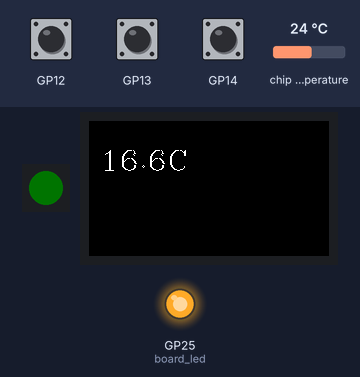
Recording of a program running on a simulated Raspberry Pi Pico running MicroPython. Shown: 1 RGB LEDs in strip order, left to right, 240×135 colour display, output pins drawn as LEDs (lit = HIGH). Inputs (shaded band) come from the test bench; at power-on: chip temperature 24 °C. Dim RGB values are drawn brighter than linear; WiFi joins after 1.5 s; the clock reads 2024-03-15 10:24:30 at power-on unless the program sets it; requests to the public web service named in the program get a made-up reply in its usual format after 0.4 s (London, UTC, broken clouds, 64 % humidity, 1013 hPa unless stated); web requests get an empty 200 reply after 0.4 s; what the program prints to the serial console is not drawn.

Above: at 3.6 s.
3.7 s: button A pressed for 1.3 s
At 4.22 s:
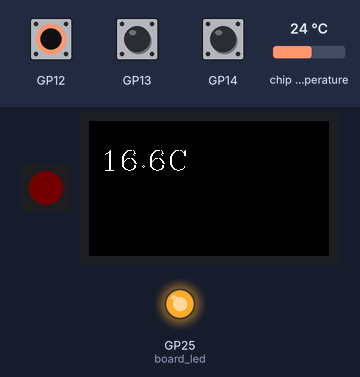
6.5 s: button X pressed for 3.2 s
At 10.8 s:
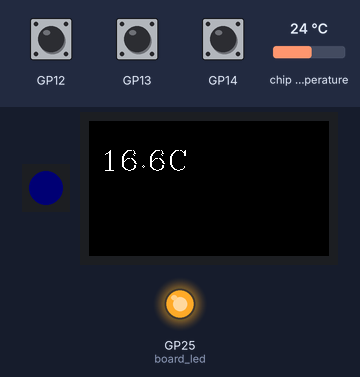
11.2 s: button B pressed for 1.3 s
At 12.3 s:
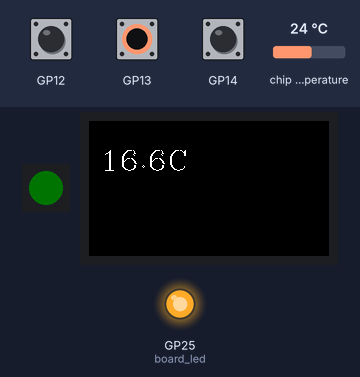
14.0 s: chip temperature set to 1 °C
At 14.8 s:
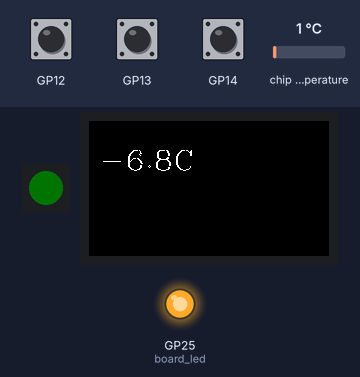
15.9 s: button X pressed for 1.3 s
At 17.09 s:
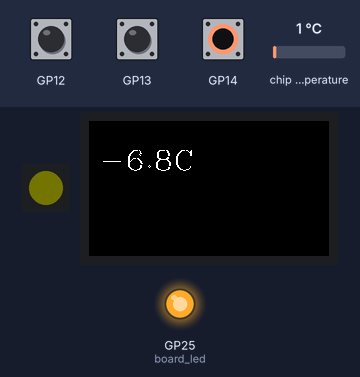
18.7 s: chip temperature set to 11 °C
At 20.4 s:
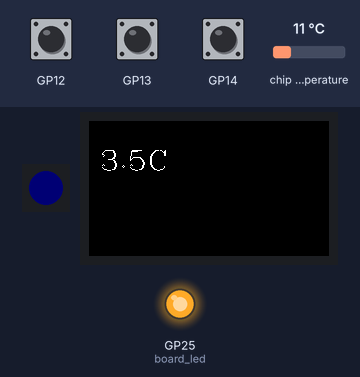
Timing chart, 0 to 21.8 s (numbered marks = the images above; inputs shaded):
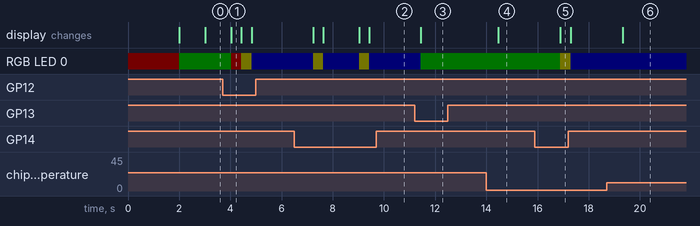

The program:

main.py
```python
import network
import time
import machine
import urequests
import json
import gc
from pimoroni import RGBLED
from pimoroni import Button
from picographics import PicoGraphics, DISPLAY_PICO_DISPLAY, PEN_P4

led = RGBLED(6, 7, 8)
led.set_rgb(1,0,0)
wlan = network.WLAN(network.STA_IF)
board_led = machine.Pin("LED", machine.Pin.OUT)
display = PicoGraphics(display=DISPLAY_PICO_DISPLAY, pen_type=PEN_P4, rotate=0)
sensor_temp = machine.ADC(4)
button_a = Button(12)
button_b = Button(13)
button_x = Button(14)
button_y = Button(15)

WHITE = display.create_pen(255, 255, 255)
BLACK = display.create_pen(0, 0, 0)

sheetURL="<Spreadhseet public url>"
timeURL="https://timeapi.io/api/Time/current/zone?timeZone=America/Vancouver"

display.set_backlight(.3)
display.set_font("serif")

def getTime():
    res=urequests.get(url=timeURL)
    time=json.loads(res.text)["dateTime"]
    res.close()
    return time

def clear():
    display.set_pen(BLACK)
    display.clear()

def getTemp():
    conversion_factor = 3.3 / (65535)
    reading = sensor_temp.read_u16() * conversion_factor
    temperature = 17 - (reading - 0.710) / 0.001721 #Personal voltage calibration based on other termometers
    return "{:.1f}".format(temperature)+"C"

def connectWifi():
    wlan.active(True)
    if not wlan.isconnected():
        wlan.connect('<SSID>', '<PASSWD>')
        while not wlan.isconnected() and wlan.status() >= 0:
            print("Waiting to connect:")
            time.sleep(1)
            board_led.off()
        board_led.on()
        print(wlan.ifconfig())
    else:
        print("Wifi already connected...")
        print(getTime())


def sendToSpreadsheet(wifi):
    try:
        led.set_rgb(1,1,0)
        print(sheetURL+"?temp="+wifi)
        res=urequests.get(url=sheetURL+"?temp="+wifi)
        res.close()
        gc.collect()

        led.set_rgb(0,0,1)
    except NameError:
        led.set_rgb(5,0,0)
        print("Error..."+NameError)

connectWifi()
led.set_rgb(0,1,0)
wlan.active(True)

def tela():
    display.set_pen(WHITE)
    display.text(getTemp(),10,40,2,1)
    display.update()

running=True
lastrun=359
while True:
    time.sleep(1)
    lastrun+=1
    if running:
        clear()
        tela()

    if button_a.read() and running:
        running=False
        led.set_rgb(1,0,0)
    elif button_b.read() and not running:
        running=True
        led.set_rgb(0,1,0)
    elif button_x.read():
        sendToSpreadsheet(str(getTime()+","+getTemp()))

    if lastrun>360:
        sendToSpreadsheet(str(getTime()+","+getTemp()))
        lastrun=0
```

Measured:
- after the input at 6.5 s, RGB LED 0: alternates RGB(1, 1, 0) for 0.40 s and RGB(0, 0, 1) for 1.4 s, starting after 0.73 s
- after the input at 11.2 s, RGB LED 0: RGB(0, 0, 1) → RGB(0, 1, 0) after 0.23 s
- after the input at 14.0 s, the display: changes after 0.47 s (image 4)
- after the input at 15.9 s, RGB LED 0: RGB(0, 1, 0) → RGB(1, 1, 0) after 1.0 s, → RGB(0, 0, 1) 0.40 s later
- after the input at 18.7 s, the display: changes after 0.62 s (image 6)
- what the display in image 1 shows lasts 0.4 s, from 4.0 s to 4.4 s
